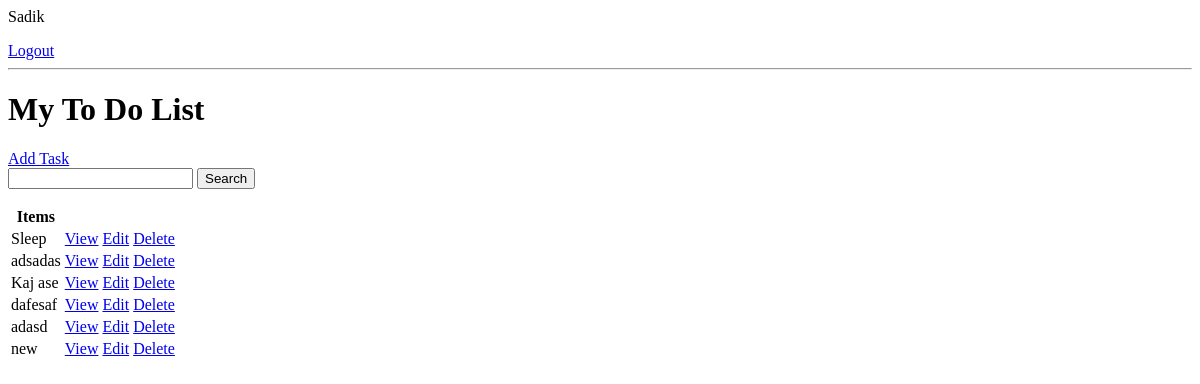
The app's page / (signed in), older data.
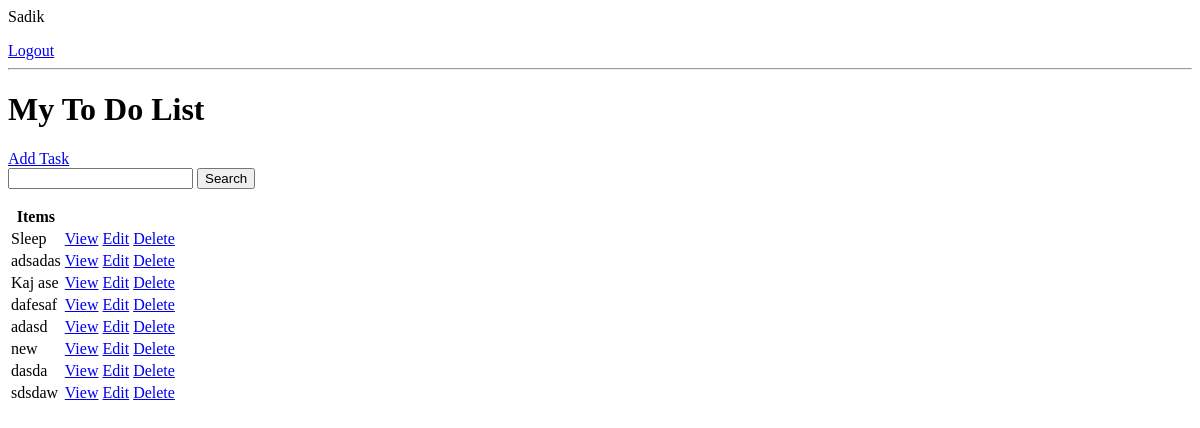
The same page, newer data.
### base/models.py (models this page shows, shortened)
class Task(models.Model):
    user = models.ForeignKey(User , on_delete=models.CASCADE, null=True, blank=True)
    title = models.CharField(max_length=200)
    description = models.TextField(null=True, blank=True)
    complete = models.BooleanField(default=False)
    created = models.DateTimeField(auto_now_add=True)
    class Meta:
        ordering = ['complete']

### base/views.py (the view)
# urls.py: path('', TaskList.as_view() , name='tasks'),
class TaskList(LoginRequiredMixin , ListView): #LoginRequiredMixin is used to restrict the user
    model = Task
    context_object_name = 'tasks'
    def get_context_data(self, **kwargs):
        context = super().get_context_data(**kwargs) #kwargs = key word argument
        context['tasks'] = context['tasks'].filter(user = self.request.user) #making sure that the datas/context of the user are restricted to that user only
        context['count'] = context['tasks'].filter(complete = False).count() #counting the number of task not done. no need to filter here as the filtering has been done in the upper section #provides query set
        search_input = self.request.GET.get('search-area') or '' #blank space if required results aren't met in search
        if search_input:
            context['tasks'] = context['tasks'].filter(title__startswith = search_input) #search funtion added.This part includes the search logic
        context['search_input'] = search_input
        return context

### base/templates/base/task_list.html
{% if request.user.is_authenticated %}
<p>{{request.user}}</p>
<a href="{% url 'logout' %}">Logout</a>
{% else %}
<a href="{% url 'login' %}">Login</a>
{% endif %}
<hr>
<h1>My To Do List</h1>
<a href="{% url 'create-task' %}">Add Task</a>
<form action="GET">
    <input type="text" name="search-area" value="{{search_input}}">
    <input type="submit" value="Search">
</form>
<table>
    <tr>
        <th>Items</th>
        <td></td>
    </tr>
    {% for task in tasks %}
    <tr>
        <td>{{task.title}}</td>
        <td><a href="{% url 'task' task.id %}">View</a></td>
        <td><a href="{% url 'task-update' task.id %}">Edit</a></td>
        <td><a href="{% url 'task-delete' task.id %}">Delete</a></td>
    </tr>
    {% empty %}
    <h3>No items in the list</h3>
    {% endfor %}
</table>

Row changes from the older to the newer data that the page shows:
added Task: title "dasda"
added Task: title "sdsdaw"
